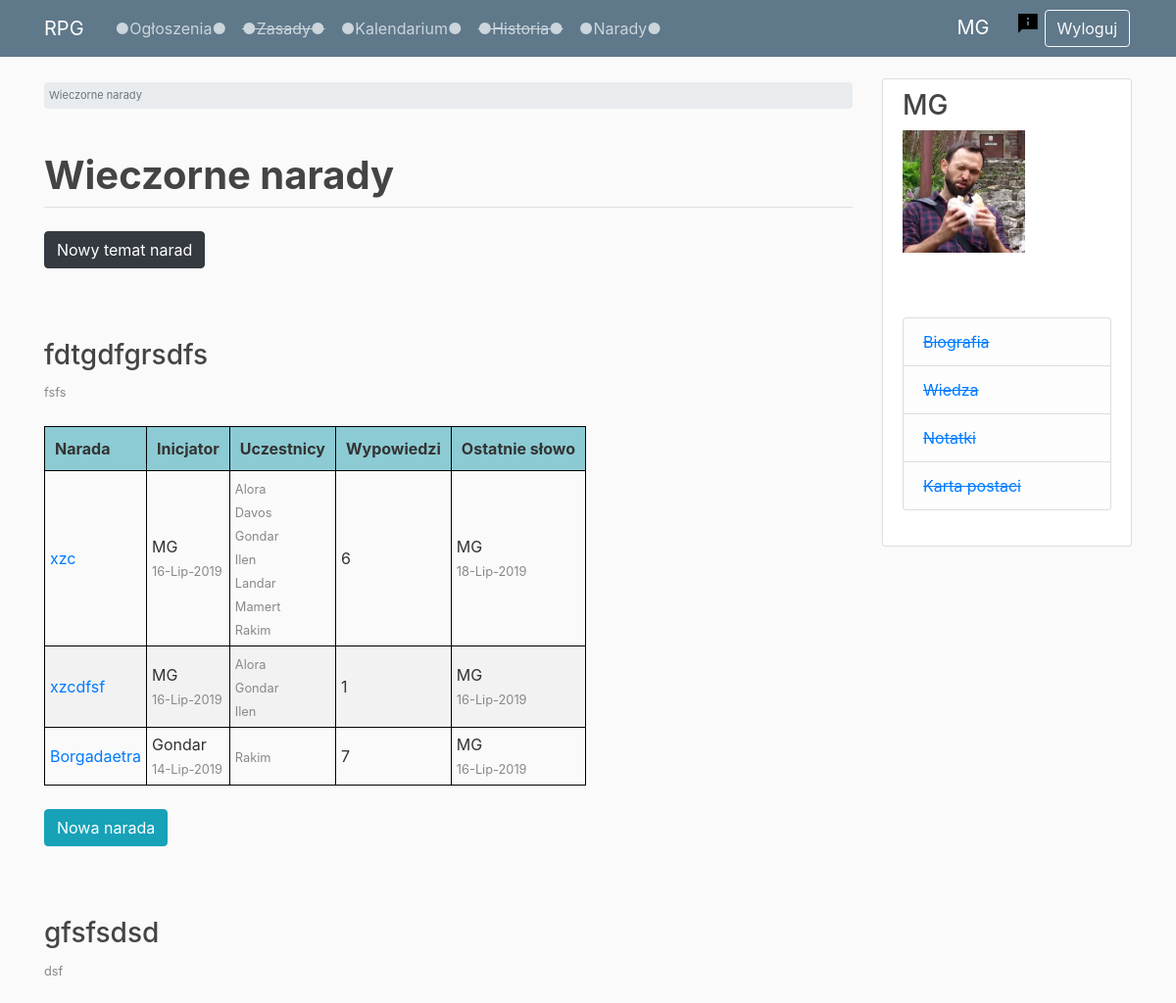
Before: /forum/ (signed in, upper part) with the older database file.
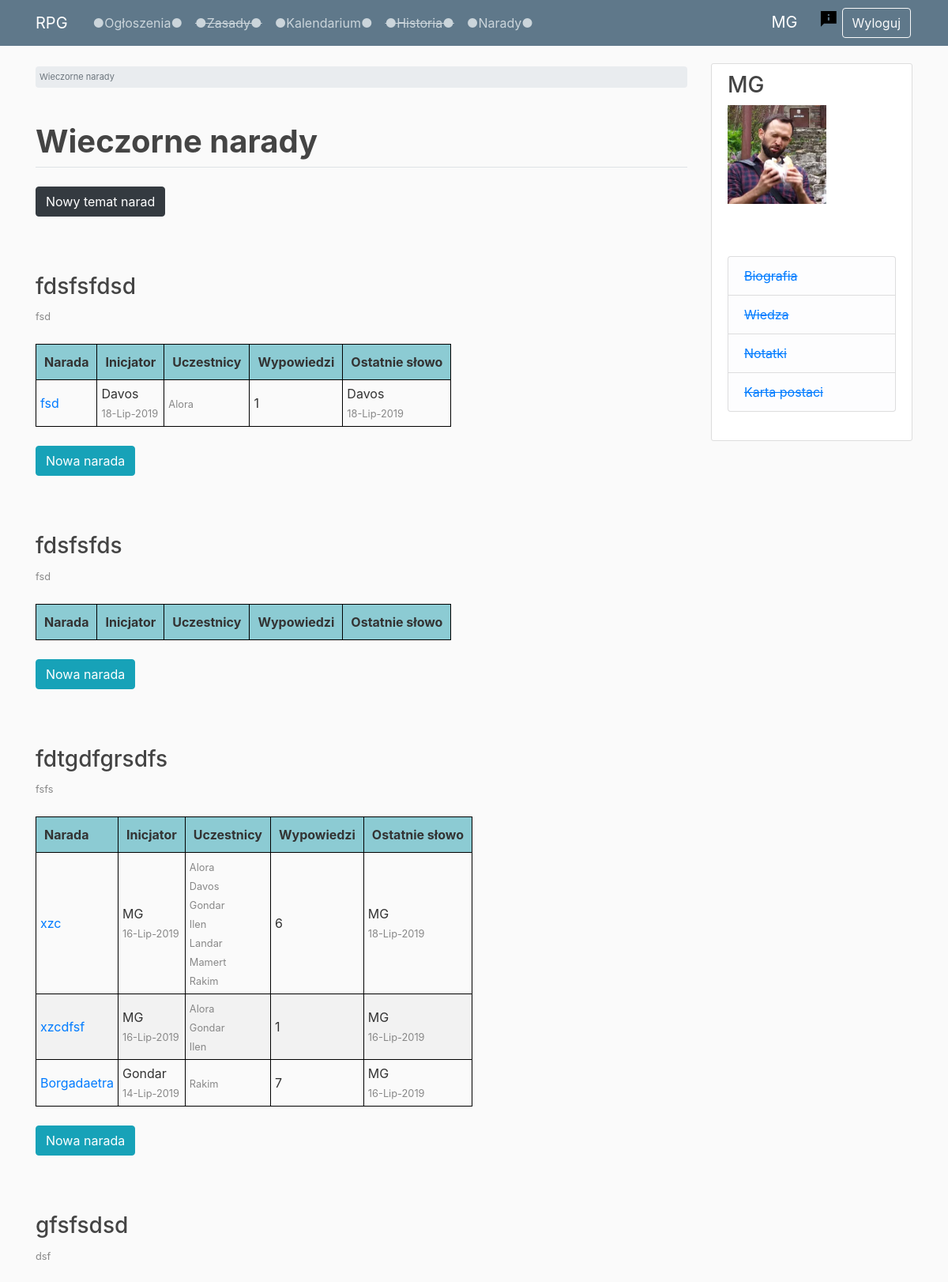
After: the same page with the newer database file.
### users/models.py (models this page shows, shortened)
class Profile(models.Model):
    user = models.OneToOneField(User, on_delete=models.CASCADE)
    image = models.ImageField(default='default.jpg', upload_to='profile_pics')
    character_name = models.CharField(max_length=50, default='')
    character_status = models.CharField(max_length=20, choices=STATUS, default='npc')
    class Meta:
        ordering = ['character_status', 'character_name']

### forum/models.py (models this page shows, shortened)
class Board(models.Model):
    title = models.CharField(max_length=50, unique=True)
    slug = models.SlugField(max_length=50, unique=True, blank=True)
    date_created = models.DateTimeField(auto_now_add=True)
    date_updated = models.DateTimeField(auto_now=True)
    description = models.CharField(max_length=100)
    class Meta:
        ordering = ['-date_updated']

class Topic(models.Model):
    topic_name = models.CharField(max_length=100, unique=True)
    slug = models.SlugField(max_length=50, unique=True, blank=True)
    date_created = models.DateTimeField(auto_now_add=True)
    date_updated = models.DateTimeField(auto_now=True)
    board = models.ForeignKey(Board, related_name='topics', on_delete=models.CASCADE)
    starter = models.ForeignKey(User, related_name='topics', on_delete=models.CASCADE)
    allowed_profiles = models.ManyToManyField(to=Profile, related_name='allowed_topics',
                                              limit_choices_to=
                                              Q(character_status='active_player') |
                                              Q(character_status='inactive_player') |
                                              Q(character_status='living_npc')
                                              )
    def get_absolute_url(self):
        return reverse('topic', kwargs={'board_slug': self.board.slug, 'topic_slug': self.slug})    # another way
    class Meta:
        ordering = ['-date_updated']

### forum/views.py (the view)
# urls.py: path('', forum_view, name='forum'),
@login_required
def forum_view(request):
    boards_list = Board.objects.all()
    topics_list = Topic.objects.all()
    topics_with_last_post_date_dict = {topic: topic.posts.all().aggregate(Max('date_posted'))['date_posted__max']
                                       for topic in topics_list}
    topics_with_last_active_user_dict = {}
    for topic in topics_list:
        last_post = topic.posts.filter(date_posted=topics_with_last_post_date_dict[topic])
        topics_with_last_active_user_dict[topic] = last_post[0].author.profile.character_name if last_post else ''
    boards_with_allowed_profiles_dict = {}
    for board in boards_list:
        allowed_profiles = ''
        for topic in board.topics.all():
            for profile in topic.allowed_profiles.all():
                if profile.character_name not in allowed_profiles:
                    allowed_profiles += profile.character_name + ', '
        boards_with_allowed_profiles_dict[board] = allowed_profiles
    context = {
        'page_title': 'Wieczorne narady',
        'boards_list': boards_list,
        'topics_with_last_post_date_dict': topics_with_last_post_date_dict,
        'topics_with_last_active_user_dict': topics_with_last_active_user_dict,
        'boards_with_allowed_profiles_dict': boards_with_allowed_profiles_dict
    }
    return render(request, 'forum/forum.html', context)

### forum/templatetags/custom_filters.py (called while the page is built)
@register.filter
def dict_lookup(dict_, index):
    if index in dict_:
        return dict_[index]
    return ''

@register.filter
def get_first_word(text):
    return text.split(' ', 1)[0]

### forum/templates/forum/forum.html
{% extends 'base.html' %}
{% load custom_filters %}
{% block breadcrumb %}
    <li class="breadcrumb-item active">Wieczorne narady</li>
{% endblock breadcrumb %}
{% block content %}
    <br>
    {% if request.user.profile.character_name == '' %}
        <p><a href="/users/profile">Uzupełnij imię postaci, aby móc uczestniczyć w naradach!</a></p>
    {% else %}
        <div class="mb-4">
            <a href="{% url 'create_board' %}" class="btn btn-dark">Nowy temat narad</a>
        </div><br><br>
        {% for board in boards_list %}
            {% if request.user.profile.character_name in boards_with_allowed_profiles_dict|dict_lookup:board or request.user.profile.character_status == 'gm' %}
                <h3>{{ board.title }}</h3>
                {% if board.description %}
                    <small>{{ board.description }}</small> <br>
                {% endif %}<br>
                <table class="forum">
                    <thead>
                        <tr>
                            <th>Narada</th>
                            <th>Inicjator</th>
                            <th>Uczestnicy</th>
                            <th>Wypowiedzi</th>
                            <th>Ostatnie słowo</th>
                        </tr>
                    </thead>
                    <tbody>
                    {% for topic in board.topics.all %}
                        {% if request.user.profile in topic.allowed_profiles.all or request.user.profile.character_status == 'gm' %}
                            <tr>
                                <td>
                                    <a href="{{ topic.get_absolute_url }}">{{ topic.topic_name }}</a>
                                </td>
                                <td>
                                    {{ topic.starter.profile.character_name|get_first_word  }}<br>
                                    <small>{{ topic.date_created|date:'d-M-Y' }}</small>
                                </td>
                                <td>
                                    {% for profile in topic.allowed_profiles.all %}
                                        {% if profile.character_status != 'gm' %}
                                            <small>{{ profile.character_name|get_first_word }}</small><br>
                                        {% endif %}
                                    {% endfor %}
                                </td>
                                <td>{{ topic.posts.count }}</td>
                                <td>
                                    {{ topics_with_last_active_user_dict|dict_lookup:topic|get_first_word }}<br>
                                    <small>{{ topics_with_last_post_date_dict|dict_lookup:topic|date:'d-M-Y' }}</small>
                                </td>
                            </tr>
                        {% endif %}
                    {% endfor %}
                    </tbody>
                </table>
                <br>
                <div class="mb-4">
                    <a href="{% url 'create_topic' board.slug %}" class="btn btn-info">Nowa narada</a>
                </div><br><br>
            {% endif %}
        {% endfor %}
    {% endif %}
{% endblock content %}

### templates/base.html (shortened to what this page needs)
{% load static %}
<!DOCTYPE html>
<html lang="pl">
<head>
    <link rel="stylesheet" href="https://stackpath.bootstrapcdn.com/bootstrap/4.3.1/css/bootstrap.min.css">
    <link rel="stylesheet" href="https://unpkg.com/bootstrap-table@1.15.3/dist/bootstrap-table.min.css">
    <link rel="stylesheet" href="{% static 'css/main.css' %}">
</head>
<body>
    {% include 'navbar.html' %}
    <main role="main" class="container">
        <div class="row">
            <div class="col-md-9">
                    <div class="breadcrumbs">
                        <small>
                        <ol class="breadcrumb my-1">
                            {% block breadcrumb %}
                            {% endblock breadcrumb %}
                        </ol>
                        </small>
                    </div><br>
                    <div class="border-bottom pt-3 page-title">
                        <h1><strong>{{ page_title }}</strong></h1>
                    </div>
                    {% block content %}
                    {% endblock content %}<br><br><br><br>
            </div>
            {% include 'sidebar.html' %}
        </div>
    </main>
</body>
</html>

### templates/navbar.html
{% load custom_filters %}
{% load static %}
<header class="site-header">
    <nav class="navbar navbar-expand-md navbar-dark bg-steel fixed-top">
        <div class="container">
            <title class="navbar-brand mr-4">RPG</title>
            <div class="collapse navbar-collapse" id="navbarToggle">
            <div class="navbar-nav mr-auto">
                <a class="nav-item nav-link" href="{% url 'news-list' %}">●Ogłoszenia●</a>
                <a class="nav-item nav-link" href="#"><strike>●Zasady●</strike></a>
                <a class="nav-item nav-link" href="{% url 'timeline' %}">●Kalendarium●</a>
                <a class="nav-item nav-link" href="#"><strike>●Historia●</strike></a>
                <a class="nav-item nav-link" href="{% url 'forum' %}">●Narady●</a>
            </div>
            <div class="navbar-nav">
                {% if user.is_authenticated %}
                    {% if user.profile.character_name != '' %}
                        <a class="navbar-brand mr-4" href="/users/profile">{{ user.profile.character_name|get_first_word }}</a>
                        <a href="{% url 'report'  %}"><img src="{% static 'img/report.png' %}" class="report-img"></a>
                    {% else %}
                        <a class="navbar-brand mr-4" href="/users/profile">Profil</a>
                    {% endif %}
                    <a class="btn btn-outline-light btn-space" href="{% url 'logout' %}">Wyloguj</a>
                {% else %}
                    <a class="btn btn-outline-light btn-space" href="{% url 'register' %}">Nowa postać</a>
                    <a class="btn btn-outline-light btn-space" href="{% url 'login' %}">Zaloguj</a>
                {% endif %}
            </div>
          </div>
        </div>
    </nav>
</header>

### templates/sidebar.html
{% if user.is_authenticated %}
<div class="col-md-3">
    <div class="content-section">
        <h3>{{ user.profile.character_name }}</h3>
        <img class="account-img" src="{{ user.profile.image.url }}">
        <p class='text-muted'>
        <br>
        <ul class="list-group">
            <li class="list-group-item list-group-item-light"><a href="#"><strike>Biografia</strike></a></li>
            <li class="list-group-item list-group-item-light"><a href="#"><strike>Wiedza</strike></a></li>
            <li class="list-group-item list-group-item-light"><a href="#"><strike>Notatki</strike></a></li>
            <li class="list-group-item list-group-item-light"><a href="#"><strike>Karta postaci</strike></a></li>
        </ul>
        </p>
    </div>
</div>
{% endif %}

### static/css/main.css (style rules this page uses)
body { background: #fafafa; color: #333333; margin-top: 5rem; }
h1, h2, h3, h4, h5, h6 { color: #444444; }
ul { margin: 0; }
.bg-steel { background-color: #5f788a; }
.site-header .navbar-nav .nav-link { color: #cbd5db; }
.content-section { background: #ffffff; padding: 10px 20px; border: 1px solid #dddddd; border-radius: 3px; margin-bottom: 20px; }
.account-img { height: 125px; width: 125px; margin-right: 20px; margin-bottom: 16px; }
.breadcrumbs small { color: #888; white-space: nowrap; font-size: 11px; }
.btn-space { margin: 2px; }
.my-1 { padding: 5px; }
.posts-and-news td, p { border: 0px; font-style: italic; font-weight: bold; vertical-align: top; padding: 5px; }
.report-img { display: block; height: auto; margin-left: auto; margin-right: auto; padding: 3px; text-align: center; }
small { color: #888; }
.forum tr:nth-child(even), .timeline tr:nth-child(even), .create-event tr:nth-child(even) { background-color: #f2f2f2; }
.forum th { background-color: #8CCBD3; border: 1px solid black; padding: 10px; }
.forum td { border: 1px solid black; padding: 5px; }

Changed rows visible on the page:
added Board: title "fdsfsfdsd", description "fsd", Profile (character_name|get_first_word "Alora")
added Topic: topic_name "fsd", starter.profile.character_name|get_first_word "Davos", date_created "18-Lip-2019", posts.count "1", id "Davos", id "18-Lip-2019", Profile (character_name|get_first_word "Alora"), shown under "fdsfsfdsd"
added Board: title "fdsfsfds", description "fsd"
